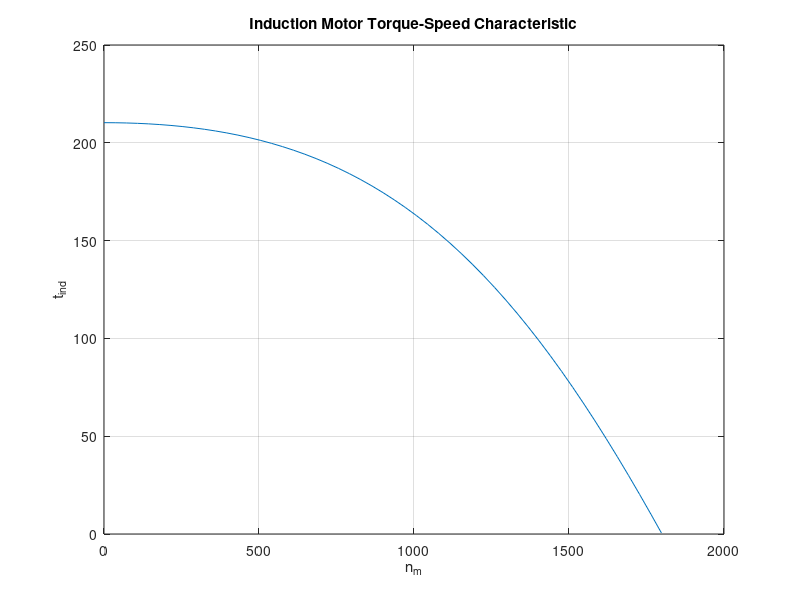

Source code (MATLAB):
clear, clc;

% Model Parameters
R1 = 0.1;
X1 = 0.21;
R2 = 0.428;
X2 = 0.21;
Xm = 10;

% Rated Values

V_phase = 208 / sqrt(3);
n_sync = 1800;
w_sync = 188.5;

% Thevenin Equivalent
V_th = V_phase * (Xm / sqrt(R1^2 + (X1 + Xm)^2));
Z_th = ((j*Xm) * (R1 + j*X1)) / (R1 + j*(X1 + Xm));
R_th = real(Z_th);
X_th = imag(Z_th);

% Slip and Mechanical SPeed 
s = (0:1:50) / 50;
s(1) = 0.001;
nm = (1-s) * n_sync;

% Torque vs speed
for k = 1:51
    t_ind(k) = (3 * V_th^2 * R2/s(k)) / (w_sync * ((R_th + R2/s(k))^2 + (X_th + X2)^2));
end

% Torque-speed curve
figure(1);
plot(nm,t_ind);
xlabel('n_{m}');
ylabel('t_{ind}');
title('Induction Motor Torque-Speed Characteristic');
grid on;
